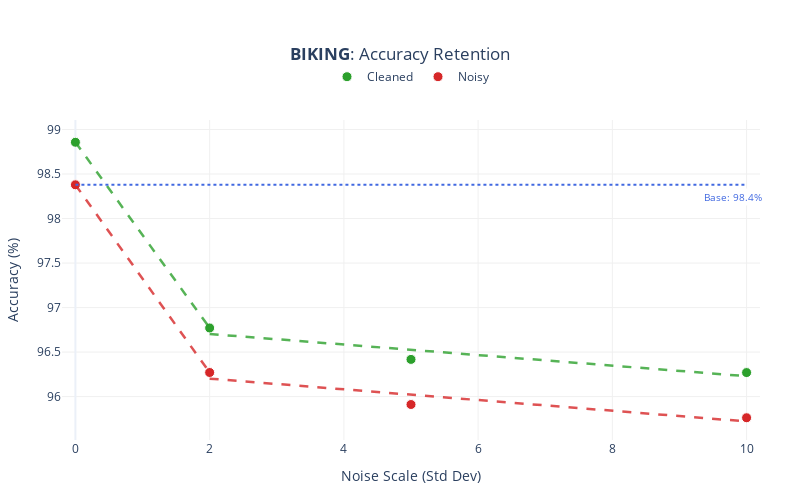
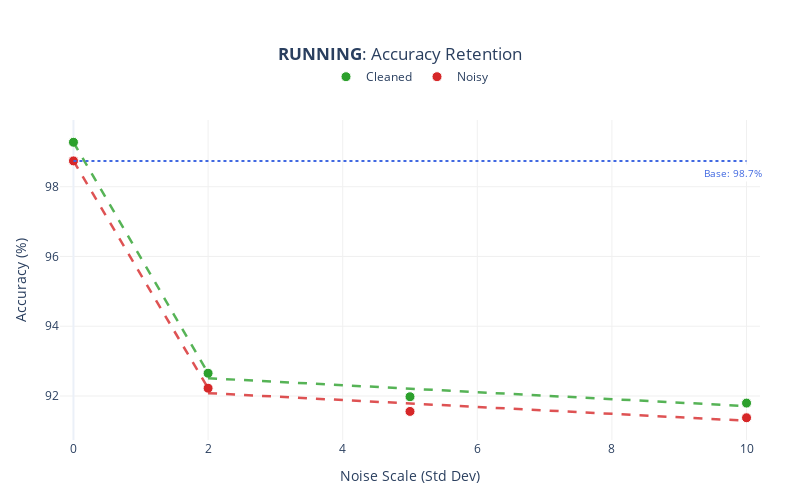
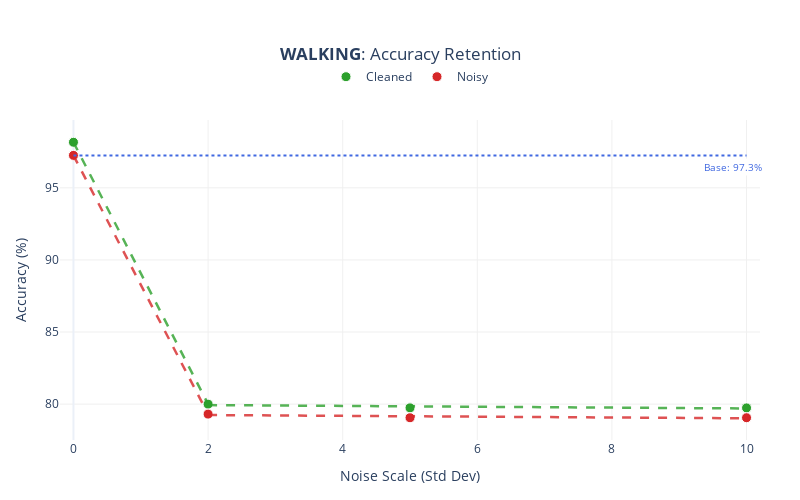

Notebook cell for these charts, in order:
### Code cell
# %%
import pandas as pd
import numpy as np
import plotly.graph_objects as go
from sklearn.linear_model import LinearRegression

df_res = pd.DataFrame(results_log)

def add_piecewise_fits(fig, df_variant, name, color):
    if df_variant.empty:
        return

    # Sort data
    df_v = df_variant.sort_values("Scale")
    x = df_v["Scale"].values.reshape(-1, 1)
    y = df_v["Accuracy"].values

    # 1. Scatter Points (Solid Markers)
    fig.add_trace(go.Scatter(
        x=x.flatten(), y=y, mode="markers", name=name,
        marker=dict(color=color, size=10, line=dict(width=1, color="white")),
        legendgroup=name
    ))

    # --- SEGMENT 1: LOW NOISE (Scale 0 to 2) ---
    mask_1 = (x.flatten() <= 2)
    if np.sum(mask_1) >= 2:
        model_1 = LinearRegression().fit(x[mask_1], y[mask_1])
        x_range_1 = np.linspace(0, 2, 20).reshape(-1, 1)
        y_range_1 = np.minimum(model_1.predict(x_range_1), 100.0) # Cap at 100%

        fig.add_trace(go.Scatter(
            x=x_range_1.flatten(), y=y_range_1, 
            mode="lines", 
            line=dict(color=color, width=2.5, dash="dash"),  # <--- DASHED
            opacity=0.8,
            showlegend=False, 
            legendgroup=name, 
            hoverinfo="skip"
        ))

    # --- SEGMENT 2: HIGH NOISE (Scale 2 to 10) ---
    mask_2 = (x.flatten() >= 2)
    if np.sum(mask_2) >= 2:
        model_2 = LinearRegression().fit(x[mask_2], y[mask_2])
        x_range_2 = np.linspace(2, 10, 50).reshape(-1, 1)
        y_range_2 = np.minimum(model_2.predict(x_range_2), 100.0)

        fig.add_trace(go.Scatter(
            x=x_range_2.flatten(), y=y_range_2, 
            mode="lines", 
            line=dict(color=color, width=2.5, dash="dash"), # <--- DASHED
            opacity=0.8,
            showlegend=False, 
            legendgroup=name, 
            hoverinfo="skip"
        ))

# Loop to create 3 separate figures
for sport in SPORTS:
    fig = go.Figure()
    sport_data = df_res[df_res["Sport"] == sport]
    
    # 1. Add Blue Baseline (Solid or Dashed - keeping it Dot/Dash to distinguish)
    base_data = sport_data[(sport_data["Scale"] == 0) & (sport_data["Variant"] == "Uncleaned")]
    if not base_data.empty:
        baseline_y = base_data["Accuracy"].values[0]
        fig.add_shape(
            type="line", x0=0, x1=10, y0=baseline_y, y1=baseline_y,
            line=dict(color="royalblue", width=2, dash="dot") 
        )
        fig.add_annotation(
            x=9.8, y=baseline_y, text=f"Base: {baseline_y:.1f}%",
            showarrow=False, font=dict(color="royalblue", size=10),
            bgcolor="white", yshift=-12
        )

    # 2. Add Traces with Piecewise Fits
    add_piecewise_fits(fig, sport_data[sport_data["Variant"] == "Cleaned"], "Cleaned", "#2ca02c")
    add_piecewise_fits(fig, sport_data[sport_data["Variant"] == "Uncleaned"], "Noisy", "#d62728")

    # 3. Formatting
    fig.update_layout(
        title=dict(text=f"<b>{sport.upper()}</b>: Accuracy Retention", x=0.5),
        template="plotly_white",
        width=800, height=500,
        margin=dict(t=120, b=60, l=60, r=40),
        legend=dict(orientation="h", yanchor="bottom", y=1.09, xanchor="center", x=0.5),
        xaxis=dict(title="Noise Scale (Std Dev)", gridcolor="#f0f0f0", range=[-0.2, 10.2]),
        yaxis=dict(title="Accuracy (%)", gridcolor="#f0f0f0", range=[None, 100.5])
    )

    fig.show()

### Figure 1 — Plotly figure (JSON) as saved in the notebook; plotly's stock layout.template omitted (floating-point values rounded to 4 significant figures)
{"data": [{"legendgroup": "Cleaned", "marker": {"color": "#2ca02c", "line": {"color": "white", "width": 1}, "size": 10}, "mode": "markers", "name": "Cleaned", "type": "scatter", "x": [0, 2, 5, 10], "y": [98.86, 96.77, 96.42, 96.27]}, {"hoverinfo": "skip", "legendgroup": "Cleaned", "line": {"color": "#2ca02c", "dash": "dash", "width": 2.5}, "mode": "lines", "opacity": 0.8, "showlegend": false, "type": "scatter", "x": [0.0, 0.1053, 0.2105, 0.3158, 0.4211, 0.5263, 0.6316, 0.7368, 0.8421, 0.9474, 1.053, 1.158, 1.263, 1.368, 1.474, 1.579, 1.684, 1.789, 1.895, 2.0], "y": [98.86, 98.75, 98.64, 98.53, 98.42, 98.31, 98.2, 98.09, 97.98, 97.87, 97.76, 97.65, 97.54, 97.43, 97.32, 97.21, 97.1, 96.99, 96.88, 96.77]}, {"hoverinfo": "skip", "legendgroup": "Cleaned", "line": {"color": "#2ca02c", "dash": "dash", "width": 2.5}, "mode": "lines", "opacity": 0.8, "showlegend": false, "type": "scatter", "x": [2.0, 2.163, 2.327, 2.49, 2.653, 2.816, 2.98, 3.143, 3.306, 3.469, 3.633, 3.796, 3.959, 4.122, 4.286, 4.449, 4.612, 4.776, 4.939, 5.102, 5.265, 5.429, 5.592, 5.755, 5.918, 6.082, 6.245, 6.408, 6.571, 6.735, 6.898, 7.061, 7.224, 7.388, 7.551, 7.714, 7.878, 8.041, 8.204, 8.367, 8.531, 8.694, 8.857, 9.02, 9.184, 9.347, 9.51, 9.673, 9.837, 10.0], "y": [96.7, 96.69, 96.68, 96.67, 96.66, 96.66, 96.65, 96.64, 96.63, 96.62, 96.61, 96.6, 96.59, 96.58, 96.57, 96.56, 96.55, 96.54, 96.53, 96.52, 96.51, 96.5, 96.49, 96.48, 96.47, 96.46, 96.45, 96.44, 96.43, 96.42, 96.41, 96.4, 96.39, 96.38, 96.37, 96.36, 96.36, 96.35, 96.34, 96.33, 96.32, 96.31, 96.3, 96.29, 96.28, 96.27, 96.26, 96.25, 96.24, 96.23]}, {"legendgroup": "Noisy", "marker": {"color": "#d62728", "line": {"color": "white", "width": 1}, "size": 10}, "mode": "markers", "name": "Noisy", "type": "scatter", "x": [0, 2, 5, 10], "y": [98.38, 96.27, 95.91, 95.76]}, {"hoverinfo": "skip", "legendgroup": "Noisy", "line": {"color": "#d62728", "dash": "dash", "width": 2.5}, "mode": "lines", "opacity": 0.8, "showlegend": false, "type": "scatter", "x": [0.0, 0.1053, 0.2105, 0.3158, 0.4211, 0.5263, 0.6316, 0.7368, 0.8421, 0.9474, 1.053, 1.158, 1.263, 1.368, 1.474, 1.579, 1.684, 1.789, 1.895, 2.0], "y": [98.38, 98.27, 98.16, 98.05, 97.94, 97.82, 97.71, 97.6, 97.49, 97.38, 97.27, 97.16, 97.05, 96.94, 96.83, 96.71, 96.6, 96.49, 96.38, 96.27]}, {"hoverinfo": "skip", "legendgroup": "Noisy", "line": {"color": "#d62728", "dash": "dash", "width": 2.5}, "mode": "lines", "opacity": 0.8, "showlegend": false, "type": "scatter", "x": [2.0, 2.163, 2.327, 2.49, 2.653, 2.816, 2.98, 3.143, 3.306, 3.469, 3.633, 3.796, 3.959, 4.122, 4.286, 4.449, 4.612, 4.776, 4.939, 5.102, 5.265, 5.429, 5.592, 5.755, 5.918, 6.082, 6.245, 6.408, 6.571, 6.735, 6.898, 7.061, 7.224, 7.388, 7.551, 7.714, 7.878, 8.041, 8.204, 8.367, 8.531, 8.694, 8.857, 9.02, 9.184, 9.347, 9.51, 9.673, 9.837, 10.0], "y": [96.2, 96.19, 96.18, 96.17, 96.16, 96.15, 96.14, 96.13, 96.12, 96.11, 96.1, 96.09, 96.08, 96.07, 96.06, 96.05, 96.04, 96.03, 96.03, 96.02, 96.01, 96.0, 95.99, 95.98, 95.97, 95.96, 95.95, 95.94, 95.93, 95.92, 95.91, 95.9, 95.89, 95.88, 95.87, 95.86, 95.85, 95.84, 95.83, 95.82, 95.81, 95.8, 95.79, 95.78, 95.77, 95.76, 95.75, 95.74, 95.73, 95.72]}], "layout": {"annotations": [{"bgcolor": "white", "font": {"color": "royalblue", "size": 10}, "showarrow": false, "text": "Base: 98.4%", "x": 9.8, "y": 98.38, "yshift": -12}], "height": 500, "legend": {"orientation": "h", "x": 0.5, "xanchor": "center", "y": 1.09, "yanchor": "bottom"}, "margin": {"b": 60, "l": 60, "r": 40, "t": 120}, "shapes": [{"line": {"color": "royalblue", "dash": "dot", "width": 2}, "type": "line", "x0": 0, "x1": 10, "y0": 98.38, "y1": 98.38}], "title": {"text": "<b>BIKING</b>: Accuracy Retention", "x": 0.5}, "width": 800, "xaxis": {"gridcolor": "#f0f0f0", "range": [-0.2, 10.2], "title": {"text": "Noise Scale (Std Dev)"}}, "yaxis": {"gridcolor": "#f0f0f0", "range": [null, 100.5], "title": {"text": "Accuracy (%)"}}}}

### Figure 2 — Plotly figure (JSON) as saved in the notebook; plotly's stock layout.template omitted (floating-point values rounded to 4 significant figures)
{"data": [{"legendgroup": "Cleaned", "marker": {"color": "#2ca02c", "line": {"color": "white", "width": 1}, "size": 10}, "mode": "markers", "name": "Cleaned", "type": "scatter", "x": [0, 2, 5, 10], "y": [99.27, 92.65, 91.98, 91.8]}, {"hoverinfo": "skip", "legendgroup": "Cleaned", "line": {"color": "#2ca02c", "dash": "dash", "width": 2.5}, "mode": "lines", "opacity": 0.8, "showlegend": false, "type": "scatter", "x": [0.0, 0.1053, 0.2105, 0.3158, 0.4211, 0.5263, 0.6316, 0.7368, 0.8421, 0.9474, 1.053, 1.158, 1.263, 1.368, 1.474, 1.579, 1.684, 1.789, 1.895, 2.0], "y": [99.27, 98.93, 98.58, 98.23, 97.88, 97.53, 97.18, 96.83, 96.49, 96.14, 95.79, 95.44, 95.09, 94.74, 94.4, 94.05, 93.7, 93.35, 93.0, 92.65]}, {"hoverinfo": "skip", "legendgroup": "Cleaned", "line": {"color": "#2ca02c", "dash": "dash", "width": 2.5}, "mode": "lines", "opacity": 0.8, "showlegend": false, "type": "scatter", "x": [2.0, 2.163, 2.327, 2.49, 2.653, 2.816, 2.98, 3.143, 3.306, 3.469, 3.633, 3.796, 3.959, 4.122, 4.286, 4.449, 4.612, 4.776, 4.939, 5.102, 5.265, 5.429, 5.592, 5.755, 5.918, 6.082, 6.245, 6.408, 6.571, 6.735, 6.898, 7.061, 7.224, 7.388, 7.551, 7.714, 7.878, 8.041, 8.204, 8.367, 8.531, 8.694, 8.857, 9.02, 9.184, 9.347, 9.51, 9.673, 9.837, 10.0], "y": [92.51, 92.49, 92.48, 92.46, 92.44, 92.43, 92.41, 92.39, 92.38, 92.36, 92.35, 92.33, 92.31, 92.3, 92.28, 92.26, 92.25, 92.23, 92.22, 92.2, 92.18, 92.17, 92.15, 92.13, 92.12, 92.1, 92.08, 92.07, 92.05, 92.04, 92.02, 92.0, 91.99, 91.97, 91.95, 91.94, 91.92, 91.91, 91.89, 91.87, 91.86, 91.84, 91.82, 91.81, 91.79, 91.77, 91.76, 91.74, 91.73, 91.71]}, {"legendgroup": "Noisy", "marker": {"color": "#d62728", "line": {"color": "white", "width": 1}, "size": 10}, "mode": "markers", "name": "Noisy", "type": "scatter", "x": [0, 2, 5, 10], "y": [98.74, 92.22, 91.56, 91.38]}, {"hoverinfo": "skip", "legendgroup": "Noisy", "line": {"color": "#d62728", "dash": "dash", "width": 2.5}, "mode": "lines", "opacity": 0.8, "showlegend": false, "type": "scatter", "x": [0.0, 0.1053, 0.2105, 0.3158, 0.4211, 0.5263, 0.6316, 0.7368, 0.8421, 0.9474, 1.053, 1.158, 1.263, 1.368, 1.474, 1.579, 1.684, 1.789, 1.895, 2.0], "y": [98.74, 98.4, 98.05, 97.71, 97.37, 97.03, 96.68, 96.34, 96.0, 95.65, 95.31, 94.97, 94.62, 94.28, 93.94, 93.6, 93.25, 92.91, 92.57, 92.22]}, {"hoverinfo": "skip", "legendgroup": "Noisy", "line": {"color": "#d62728", "dash": "dash", "width": 2.5}, "mode": "lines", "opacity": 0.8, "showlegend": false, "type": "scatter", "x": [2.0, 2.163, 2.327, 2.49, 2.653, 2.816, 2.98, 3.143, 3.306, 3.469, 3.633, 3.796, 3.959, 4.122, 4.286, 4.449, 4.612, 4.776, 4.939, 5.102, 5.265, 5.429, 5.592, 5.755, 5.918, 6.082, 6.245, 6.408, 6.571, 6.735, 6.898, 7.061, 7.224, 7.388, 7.551, 7.714, 7.878, 8.041, 8.204, 8.367, 8.531, 8.694, 8.857, 9.02, 9.184, 9.347, 9.51, 9.673, 9.837, 10.0], "y": [92.08, 92.07, 92.05, 92.03, 92.02, 92.0, 91.98, 91.97, 91.95, 91.94, 91.92, 91.9, 91.89, 91.87, 91.86, 91.84, 91.82, 91.81, 91.79, 91.77, 91.76, 91.74, 91.73, 91.71, 91.69, 91.68, 91.66, 91.65, 91.63, 91.61, 91.6, 91.58, 91.57, 91.55, 91.53, 91.52, 91.5, 91.48, 91.47, 91.45, 91.44, 91.42, 91.4, 91.39, 91.37, 91.36, 91.34, 91.32, 91.31, 91.29]}], "layout": {"annotations": [{"bgcolor": "white", "font": {"color": "royalblue", "size": 10}, "showarrow": false, "text": "Base: 98.7%", "x": 9.8, "y": 98.74, "yshift": -12}], "height": 500, "legend": {"orientation": "h", "x": 0.5, "xanchor": "center", "y": 1.09, "yanchor": "bottom"}, "margin": {"b": 60, "l": 60, "r": 40, "t": 120}, "shapes": [{"line": {"color": "royalblue", "dash": "dot", "width": 2}, "type": "line", "x0": 0, "x1": 10, "y0": 98.74, "y1": 98.74}], "title": {"text": "<b>RUNNING</b>: Accuracy Retention", "x": 0.5}, "width": 800, "xaxis": {"gridcolor": "#f0f0f0", "range": [-0.2, 10.2], "title": {"text": "Noise Scale (Std Dev)"}}, "yaxis": {"gridcolor": "#f0f0f0", "range": [null, 100.5], "title": {"text": "Accuracy (%)"}}}}

### Figure 3 — Plotly figure (JSON) as saved in the notebook; plotly's stock layout.template omitted (floating-point values rounded to 4 significant figures)
{"data": [{"legendgroup": "Cleaned", "marker": {"color": "#2ca02c", "line": {"color": "white", "width": 1}, "size": 10}, "mode": "markers", "name": "Cleaned", "type": "scatter", "x": [0, 2, 5, 10], "y": [98.16, 80.0, 79.74, 79.74]}, {"hoverinfo": "skip", "legendgroup": "Cleaned", "line": {"color": "#2ca02c", "dash": "dash", "width": 2.5}, "mode": "lines", "opacity": 0.8, "showlegend": false, "type": "scatter", "x": [0.0, 0.1053, 0.2105, 0.3158, 0.4211, 0.5263, 0.6316, 0.7368, 0.8421, 0.9474, 1.053, 1.158, 1.263, 1.368, 1.474, 1.579, 1.684, 1.789, 1.895, 2.0], "y": [98.16, 97.21, 96.25, 95.29, 94.34, 93.38, 92.43, 91.47, 90.51, 89.56, 88.6, 87.65, 86.69, 85.73, 84.78, 83.82, 82.87, 81.91, 80.96, 80.0]}, {"hoverinfo": "skip", "legendgroup": "Cleaned", "line": {"color": "#2ca02c", "dash": "dash", "width": 2.5}, "mode": "lines", "opacity": 0.8, "showlegend": false, "type": "scatter", "x": [2.0, 2.163, 2.327, 2.49, 2.653, 2.816, 2.98, 3.143, 3.306, 3.469, 3.633, 3.796, 3.959, 4.122, 4.286, 4.449, 4.612, 4.776, 4.939, 5.102, 5.265, 5.429, 5.592, 5.755, 5.918, 6.082, 6.245, 6.408, 6.571, 6.735, 6.898, 7.061, 7.224, 7.388, 7.551, 7.714, 7.878, 8.041, 8.204, 8.367, 8.531, 8.694, 8.857, 9.02, 9.184, 9.347, 9.51, 9.673, 9.837, 10.0], "y": [79.93, 79.93, 79.92, 79.92, 79.91, 79.91, 79.91, 79.9, 79.9, 79.89, 79.89, 79.88, 79.88, 79.87, 79.87, 79.86, 79.86, 79.85, 79.85, 79.84, 79.84, 79.83, 79.83, 79.82, 79.82, 79.81, 79.81, 79.8, 79.8, 79.79, 79.79, 79.79, 79.78, 79.78, 79.77, 79.77, 79.76, 79.76, 79.75, 79.75, 79.74, 79.74, 79.73, 79.73, 79.72, 79.72, 79.71, 79.71, 79.7, 79.7]}, {"legendgroup": "Noisy", "marker": {"color": "#d62728", "line": {"color": "white", "width": 1}, "size": 10}, "mode": "markers", "name": "Noisy", "type": "scatter", "x": [0, 2, 5, 10], "y": [97.25, 79.31, 79.05, 79.06]}, {"hoverinfo": "skip", "legendgroup": "Noisy", "line": {"color": "#d62728", "dash": "dash", "width": 2.5}, "mode": "lines", "opacity": 0.8, "showlegend": false, "type": "scatter", "x": [0.0, 0.1053, 0.2105, 0.3158, 0.4211, 0.5263, 0.6316, 0.7368, 0.8421, 0.9474, 1.053, 1.158, 1.263, 1.368, 1.474, 1.579, 1.684, 1.789, 1.895, 2.0], "y": [97.25, 96.31, 95.36, 94.42, 93.47, 92.53, 91.58, 90.64, 89.7, 88.75, 87.81, 86.86, 85.92, 84.97, 84.03, 83.08, 82.14, 81.2, 80.25, 79.31]}, {"hoverinfo": "skip", "legendgroup": "Noisy", "line": {"color": "#d62728", "dash": "dash", "width": 2.5}, "mode": "lines", "opacity": 0.8, "showlegend": false, "type": "scatter", "x": [2.0, 2.163, 2.327, 2.49, 2.653, 2.816, 2.98, 3.143, 3.306, 3.469, 3.633, 3.796, 3.959, 4.122, 4.286, 4.449, 4.612, 4.776, 4.939, 5.102, 5.265, 5.429, 5.592, 5.755, 5.918, 6.082, 6.245, 6.408, 6.571, 6.735, 6.898, 7.061, 7.224, 7.388, 7.551, 7.714, 7.878, 8.041, 8.204, 8.367, 8.531, 8.694, 8.857, 9.02, 9.184, 9.347, 9.51, 9.673, 9.837, 10.0], "y": [79.24, 79.24, 79.23, 79.23, 79.22, 79.22, 79.21, 79.21, 79.21, 79.2, 79.2, 79.19, 79.19, 79.18, 79.18, 79.17, 79.17, 79.16, 79.16, 79.16, 79.15, 79.15, 79.14, 79.14, 79.13, 79.13, 79.12, 79.12, 79.11, 79.11, 79.1, 79.1, 79.1, 79.09, 79.09, 79.08, 79.08, 79.07, 79.07, 79.06, 79.06, 79.05, 79.05, 79.04, 79.04, 79.04, 79.03, 79.03, 79.02, 79.02]}], "layout": {"annotations": [{"bgcolor": "white", "font": {"color": "royalblue", "size": 10}, "showarrow": false, "text": "Base: 97.3%", "x": 9.8, "y": 97.25, "yshift": -12}], "height": 500, "legend": {"orientation": "h", "x": 0.5, "xanchor": "center", "y": 1.09, "yanchor": "bottom"}, "margin": {"b": 60, "l": 60, "r": 40, "t": 120}, "shapes": [{"line": {"color": "royalblue", "dash": "dot", "width": 2}, "type": "line", "x0": 0, "x1": 10, "y0": 97.25, "y1": 97.25}], "title": {"text": "<b>WALKING</b>: Accuracy Retention", "x": 0.5}, "width": 800, "xaxis": {"gridcolor": "#f0f0f0", "range": [-0.2, 10.2], "title": {"text": "Noise Scale (Std Dev)"}}, "yaxis": {"gridcolor": "#f0f0f0", "range": [null, 100.5], "title": {"text": "Accuracy (%)"}}}}
